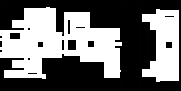
#> input picture assets/Aula_plattegrond_1stage.png, 181 x 91 px, found by its file name
$ jupyter execute --allow-errors Base_model_policy_input.ipynb
#> lines starting #> are read from the running program, lines starting #| are printed output that depends on the picture; after the words box and inside, x2 and y2 are one past the last pixel; in counts of white or black regions, pixels touching at a corner belong together
[cell 1]
# import libraries
import matplotlib.pyplot as plt
import matplotlib.colors as mcolors
from matplotlib.animation import FuncAnimation
import mesa
from mesa import Agent, Model
from mesa.space import MultiGrid
from mesa.datacollection import DataCollector
import numpy as np
import math
from matplotlib import rc
import sys
from PIL import Image
import random
import pandas as pd

np.set_printoptions(threshold=sys.maxsize)

This code runs with mesa version 3.00 or higher

[cell 2]
# check mesa version
print("Mesa version: ", mesa.__version__)

[cell 3]
# Function to calculate Euclidean distance (distance between two points)
def euclidean_distance(pos1, pos2):
    # Use the formula to calculate distance between two coordinates
    return math.sqrt((pos1[0] - pos2[0]) ** 2 + (pos1[1] - pos2[1]) ** 2)

## Create floor plan for simulation
Allows you to implement changes to the floor plan without having to run the whole simulation

[cell 4]
def image_to_floor_plan(image_path, threshold=128):
    # Load the image
#> called with image_path = './assets/aula_plattegrond_1stage.png', threshold = 128
    img = Image.open(image_path)
#> img is the input picture: PIL image 181x91 RGBA; mean R, G, B, A 113, 113, 113, 255

    # Convert to grayscale
    grayscale_img = img.convert("L")  # "L" mode is 8-bit grayscale

    # Convert to numpy array
    img_array = np.array(grayscale_img)

    # Binarize the image based on the threshold
    floor_plan = (img_array < threshold).astype(int)  # 1 for obstacles, 0 for walkable
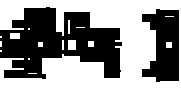
#> floor_plan: shape (91, 181) int64; values 0 (black) and 1 (white), 55.7% white; 2 black regions, box (x1, y1, x2, y2) and area: (0, 7, 122, 79) 5375, (142, 9, 179, 82) 1916

    return floor_plan

[cell 5]
floor_plan_dir = "./assets/aula_plattegrond_1stage.png"
floor_plan = image_to_floor_plan(floor_plan_dir)

[cell 6]
# Prepare data for scatter plot
rows, cols = np.where(floor_plan == 1)
#> rows = 9180 values from 0 to 90; cols = 9180 values, max 180 at index 180, min 0 at index 0, mean 93.27
max_y = floor_plan.shape[0] - 1  # For inverting the y-axis
#> max_y = 90
adjusted_rows = [max_y - y for y in rows]
#> adjusted_rows = 9180 values, max 90 at index 0, min 0 at index 8999, mean 43.55

# Extract coordinates for the entire grid
coordinates = list(zip(cols, adjusted_rows))
#> coordinates = 9180 pairs, first value 0 to 180, second value 0 to 90
x_coords = [coord[0] for coord in coordinates]
#> x_coords has the same summary as cols
y_coords = [coord[1] for coord in coordinates]
#> y_coords has the same summary as adjusted_rows

# Determine exits
exit_locations = [[0, y] for y in range(55, 61)] + [[0, y] for y in range(50, 53)] + [[0, y] for y in range(41, 44)] + [[0, y] for y in range(33, 39)] +[[x, 12] for x in range(42, 46)] + [[x, 83] for x in range(46, 50)] + [[114, y] for y in range(44, 50)] + [[120, y] for y in range(19,21)] + [[x, 9] for x in range(156,160)] +[[x, 81] for x in range(156, 160)]

exit_x = [coord[0] for coord in exit_locations]
exit_y = [coord[1] for coord in exit_locations]

# Create the scatter plot
plt.figure(figsize=(12, 8))
plt.scatter(x_coords, y_coords, c='blue', s=5, label='Points')  # All points in blue
plt.scatter(exit_x, exit_y, c='red', s=20, label='Exits')  # Exits in red
plt.title("Visualizing All Points and Exits")
plt.xlabel("X Coordinate")
plt.ylabel("Y Coordinate")
plt.grid(True)
plt.legend()
plt.show()
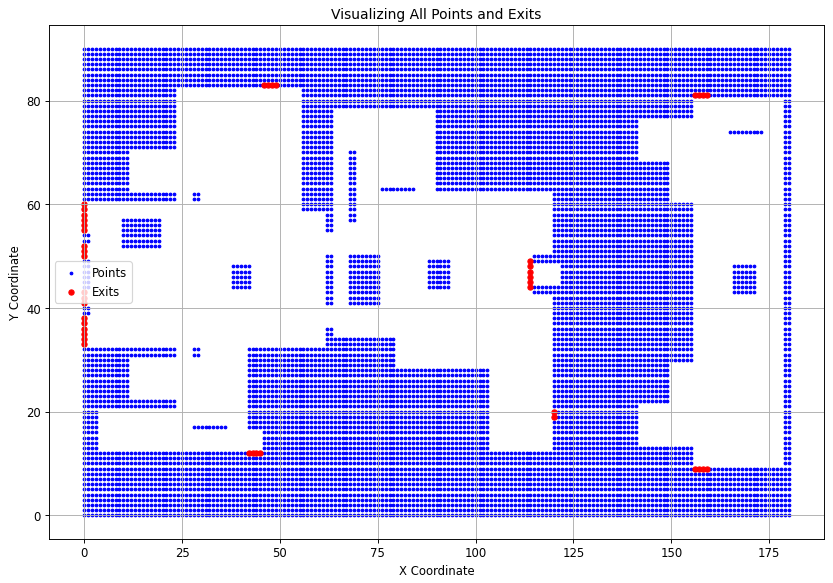
#> figure drawn by matplotlib, 1 panel

# Base Model

[cell 7]
###################
### AGENT CLASS ###
###################

# Define the NavigationAgent class
class NavigationAgent(Agent):
    # [126 lines left out: functions __init__, check_visibility, move_towards_target, take_stairs, step, not called in this run]

class Visitor(NavigationAgent):
    # [51 lines left out: functions __init__, move_randomly, step, not called in this run]

class Crew(NavigationAgent):
    def __init__(self, model, vision=50):
        super().__init__(model, vision=vision)

    # [10 lines left out: function broadcast_exits, not called in this run]

    def step(self):
        if self.model.alarm:
            self.broadcast_exits()

[cell 8]
###################
### MODEL CLASS ###
###################

# Define the model class to handle the overall environment
class FloorPlanModel(Model):
    def __init__(self, number_stages, num_agents, num_crew, agent_vision, crew_vision,
                 cell_capacity = 1, max_group_size = 5):
        super().__init__()  # `Model` class initialization

        self.number_stages = number_stages
        # Basic model settings
        if self.number_stages == 1:
            floor_plan_path = "./assets/aula_plattegrond_1stage.png"
        elif self.number_stages == 2:
            floor_plan_path = "./assets/aula_plattegrond_2stage.png"
        else:
            raise ValueError(f"Unsupported number_stages: {number_stages}")

        if num_agents > 1500:
            raise ValueError(f"Too many agents, please stay under 1.500 agents.")

        self.floor_plan = image_to_floor_plan(floor_plan_path)

$ run again, with assets/aula_BG.png copied over assets/Aula_plattegrond_1stage.png
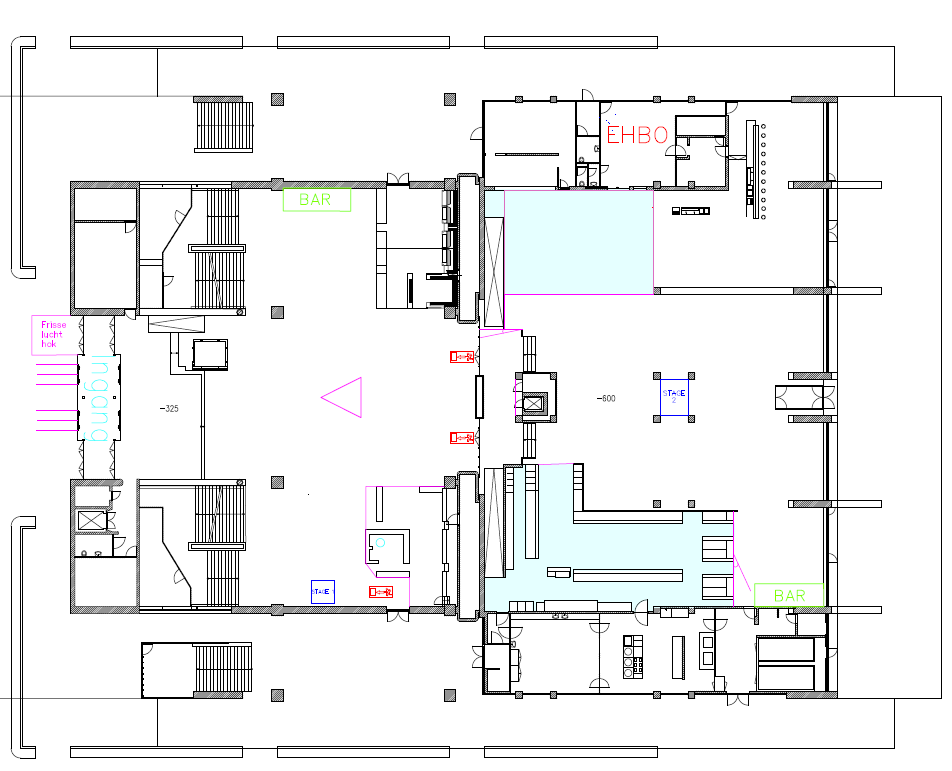
#> input picture assets/aula_BG.png, 952 x 771 px, found by its file name
#> in image_to_floor_plan, img is the input picture: PIL image 952x771 RGBA; mean R, G, B, A 237.9, 238.6, 239, 255
#> in image_to_floor_plan, `floor_plan = (img_array < threshold).astype(int)`:
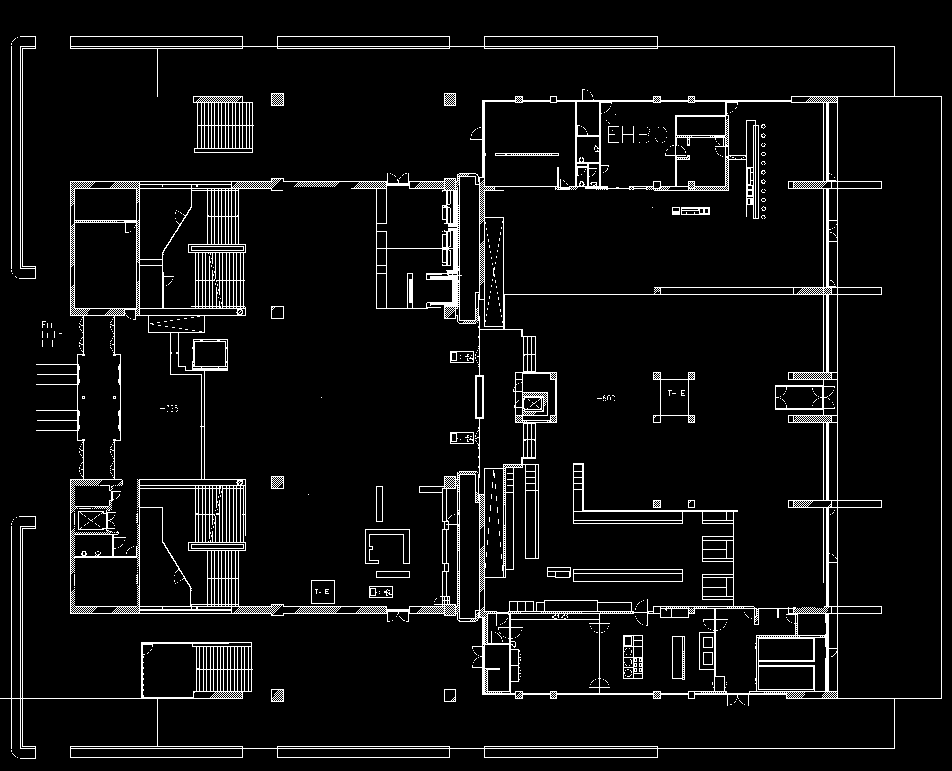
#> floor_plan: shape (771, 952) int64; values 0 (black) and 1 (white), 6.2% white in thin lines or dots
#> adjusted_rows = 45618 items
#> `plt.show()`:
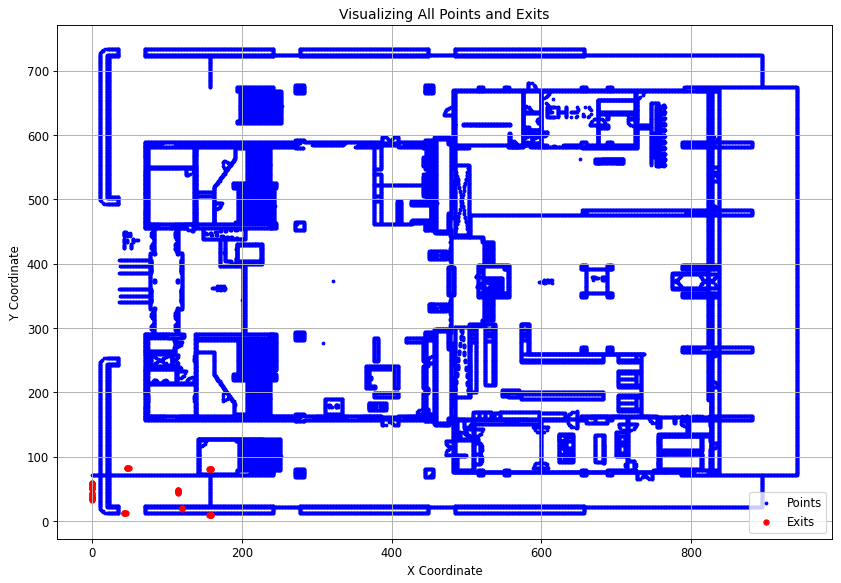
#> figure drawn by matplotlib, 1 panel

$ run again, with assets/aula_F1.PNG copied over assets/Aula_plattegrond_1stage.png
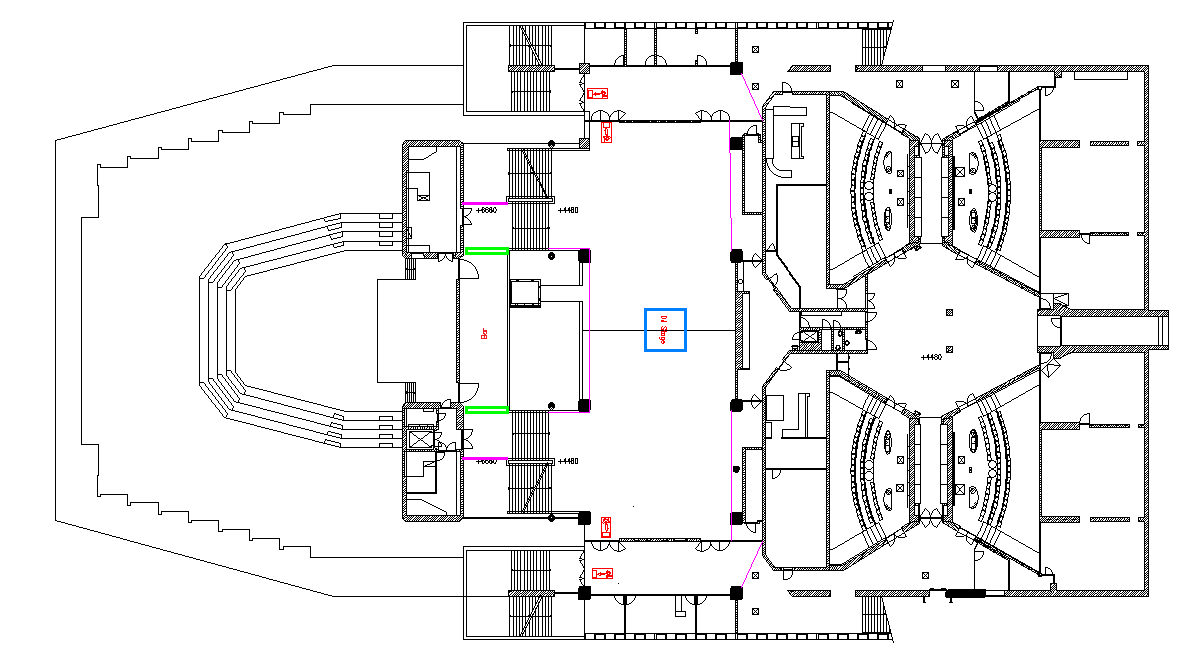
#> input picture assets/aula_F1.PNG, 1195 x 668 px, found by its file name
#> in image_to_floor_plan, img is the input picture: PIL image 1195x668 RGBA; mean R, G, B, A 236.6, 236.4, 236.6, 255
#> in image_to_floor_plan, `floor_plan = (img_array < threshold).astype(int)`:
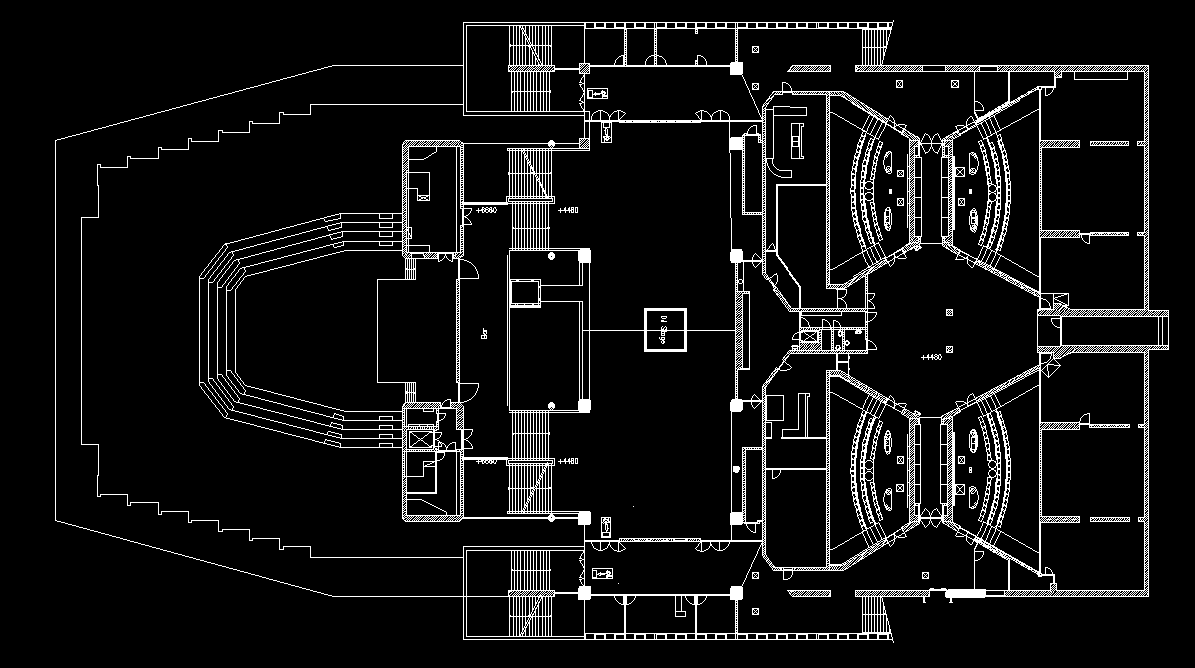
#> floor_plan: shape (668, 1195) int64; values 0 (black) and 1 (white), 7.3% white in thin lines or dots, all inside (x1, y1, x2, y2) = (55, 20, 1169, 643)
#> adjusted_rows = 58434 items
#> `plt.show()`:
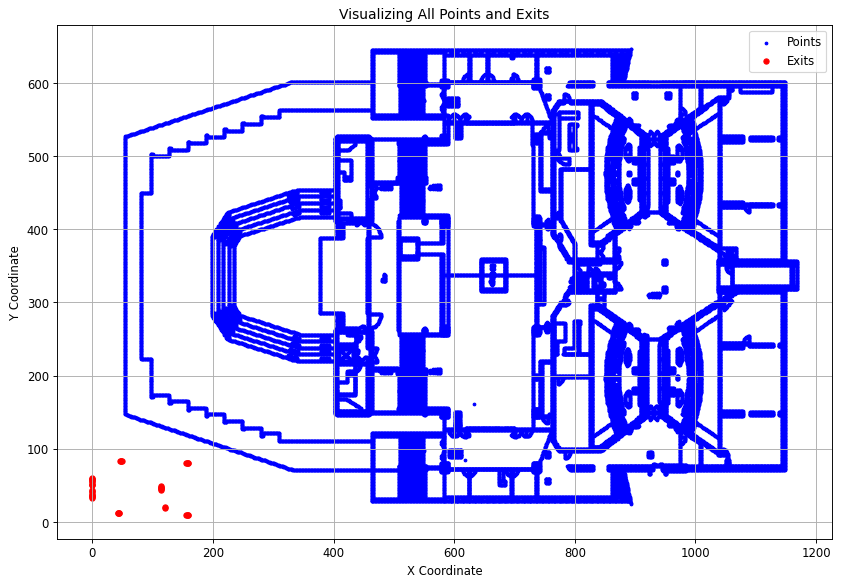
#> figure drawn by matplotlib, 1 panel
